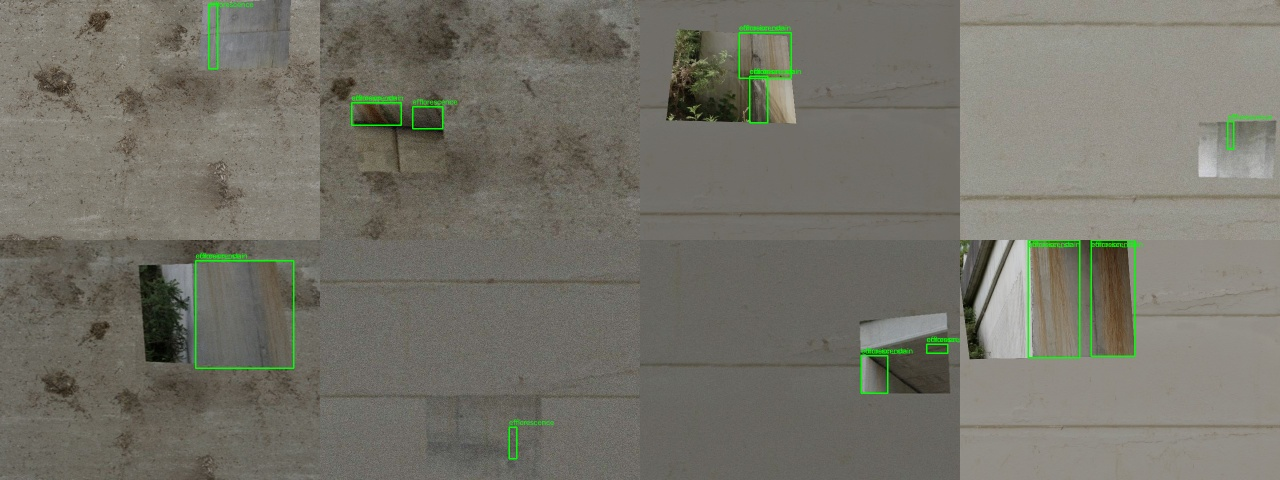
#> input picture results/datasets/bridge5_droneview_yolo_examples.jpg, 1280 x 480 px
$ python -i make_wall_world.py   (imports and definitions only)
#> lines starting #> are read from the running program, lines starting #| are printed output that depends on the picture
# make_wall_world.py - build a Gazebo world with a defect wall from MBDD2025 photos
import csv
import glob
import os
import random
import xml.etree.ElementTree as ET
from PIL import Image, ImageOps

HOME = os.path.expanduser("~")
DATASET = os.path.join(HOME, "drone_ws/yolo/datasets")
OUT_DIR = os.path.join(HOME, "drone_ws/sim/worlds/inspection_wall")
TEX_DIR = os.path.join(OUT_DIR, "textures")
WORLD_NAME = "inspection_wall"

WALL_X = 2.5                       # front face of the wall (m); drone starts at x=0 facing +x
PANEL_W, PANEL_H = 1.2, 0.9        # photo panel size (m), 4:3 like a camera frame
COLS_Y = [2.25, 0.75, -0.75, -2.25]    # panel columns, left to right as seen from the drone
ROWS_Z = [2.45, 1.50, 0.55]            # panel rows, top to bottom
BLANK_SLOTS = {(0, 1), (2, 2)}         # (row, col) left as plain wall
PER_CLASS = 2                      # photos per defect class
FLIP_VERTICAL = False              # set True if the photos appear upside down in Gazebo
# [1 line not run here, left out]


# [30 lines left out: function find_candidates, not called in this run]


def make_texture(src, dst):
    """Centre-crop the photo to 4:3 and save it as a 1024x768 texture."""
#> called with dst = 'out.png'
    im = ImageOps.exif_transpose(Image.open(src)).convert("RGB")
#> im is the input picture: PIL image 1280x480 RGB; mean R, G, B 116.2, 114.8, 104.7
    W, H = im.size
#> W = 1280; H = 480
    target = PANEL_W / PANEL_H
    if W / H > target:
        nw = int(H * target)
#> nw = 640
        im = im.crop(((W - nw) // 2, 0, (W - nw) // 2 + nw, H))
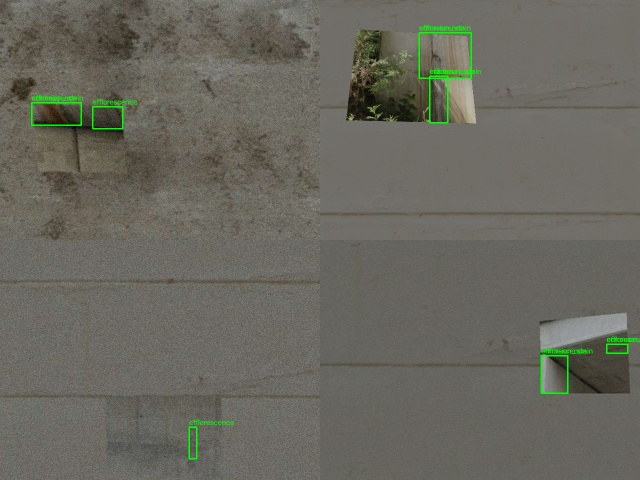
#> im: PIL image 640x480 RGB; mean R, G, B 104.8, 103.9, 94.9
    else:
        nh = int(W / target)
        im = im.crop((0, (H - nh) // 2, W, (H - nh) // 2 + nh))
    im = im.resize((1024, 768))
#> im: PIL image 1024x768 RGB
    if FLIP_VERTICAL:
        im = im.transpose(Image.FLIP_TOP_BOTTOM)
    im.save(dst, quality=92)


# [111 lines left out: functions panel_sdf, world_sdf, main, not called in this run]


# [2 lines not run here, left out]

>>> result = make_texture('../../results/datasets/bridge5_droneview_yolo_examples.jpg', 'out.png')
